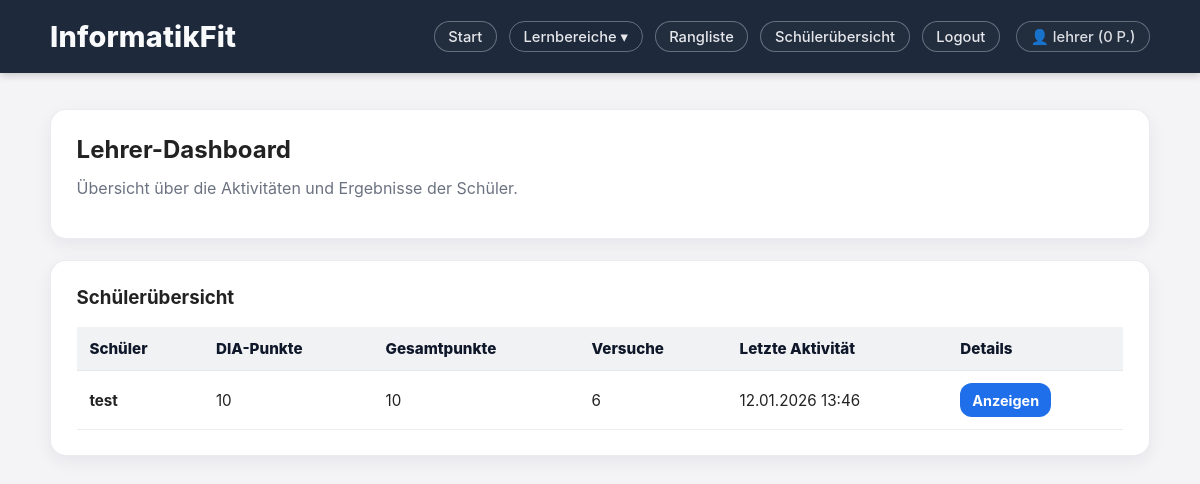
/teacher (signed in), run on the app's committed database.
### models.py (models this page shows, shortened)
class User(db.Model, UserMixin):
    __tablename__ = "users"
    id = db.Column(db.Integer, primary_key=True)
    username = db.Column(db.String(80), unique=True, nullable=False)
    password_hash = db.Column(db.String(255), nullable=False)
    total_points = db.Column(db.Integer, nullable=False, default=0)
    role = db.Column(db.String(20), nullable=False, default="student")
    results = db.relationship("Result", backref="user", lazy=True, cascade="all, delete-orphan")

### app.py (the view)
@app.route("/teacher")
@login_required
@teacher_required
def teacher_dashboard():
    students = User.query.filter(User.role != "teacher").all()
    stats = (
        db.session.query(
            Result.user_id.label("user_id"),
            func.count(Result.id).label("attempts"),
            func.max(Result.created_at).label("last_activity"),
            func.sum(Result.points).label("sum_points"),
        )
        .group_by(Result.user_id)
        .all()
    )
    stats_map = {s.user_id: s for s in stats}
    dia_stats = (
        db.session.query(
            Result.user_id.label("user_id"),
            func.sum(Result.points).label("dia_points"),
        )
        .filter(Result.quiz_name.like("DIA_%"))
        .group_by(Result.user_id)
        .all()
    )
    dia_map = {d.user_id: int(d.dia_points or 0) for d in dia_stats}
    rows = []
    for u in students:
        st = stats_map.get(u.id)
        rows.append(
            {
                "user": u,
                "total_points": int(getattr(u, "total_points", 0) or 0),
                "attempts": int(st.attempts) if st else 0,
                "last_activity": st.last_activity if st else None,
                "dia_points": int(dia_map.get(u.id, 0)),
            }
        )
    rows.sort(key=lambda r: (r["last_activity"] is None, r["last_activity"]), reverse=True)
    return render_template("teacher_dashboard.html", rows=rows)

### app.py (called while the page is built)
@login_manager.user_loader
def load_user(user_id):
    return User.query.get(int(user_id))

def teacher_required(func_):
    @wraps(func_)
    def wrapper(*args, **kwargs):
        if not current_user.is_authenticated:
            return login_manager.unauthorized()
        if getattr(current_user, "role", "student") != "teacher":
            abort(403)
        return func_(*args, **kwargs)
    return wrapper

### templates/teacher_dashboard.html
{% extends "base.html" %}
{% block content %}
<section class="card">
  <h2>Lehrer-Dashboard</h2>
  <p class="text-muted">
    Übersicht über die Aktivitäten und Ergebnisse der Schüler.
  </p>
</section>
<section class="card">
  <h3>Schülerübersicht</h3>
  {% if rows and rows|length > 0 %}
    <div style="overflow-x:auto;">
      <table class="table-clean">
        <thead>
          <tr>
            <th>Schüler</th>
            <th>DIA-Punkte</th>
            <th>Gesamtpunkte</th>
            <th>Versuche</th>
            <th>Letzte Aktivität</th>
            <th>Details</th>
          </tr>
        </thead>
        <tbody>
          {% for r in rows %}
            <tr>
              <td><strong>{{ r.user.username }}</strong></td>
              <td>{{ r.dia_points }}</td>
              <td>{{ r.total_points }}</td>
              <td>{{ r.attempts }}</td>
              <td>
                {% if r.last_activity %}
                  {{ r.last_activity.strftime("%d.%m.%Y %H:%M") }}
                {% else %}
                  <span class="text-muted">–</span>
                {% endif %}
              </td>
              <td>
                <a class="btn btn-small" href="{{ url_for('teacher_student_detail', user_id=r.user.id) }}">
                  Anzeigen
                </a>
              </td>
            </tr>
          {% endfor %}
        </tbody>
      </table>
    </div>
  {% else %}
    <p class="text-muted">Noch keine Schüleraktivitäten vorhanden.</p>
  {% endif %}
</section>
{% endblock %}

### templates/base.html (shortened to what this page needs)
<!DOCTYPE html>
<html lang="de">
<head>
  <link rel="stylesheet" href="{{ url_for('static', filename='style.css') }}">
</head>
<body>
<header class="topbar">
  <div class="container topbar-row">
    <a class="brand" href="{{ url_for('home') }}">InformatikFit</a>
    <nav class="nav">
      {% if current_user.is_authenticated %}
        <a class="nav-link" href="{{ url_for('home') }}">Start</a>
        <div class="nav-dropdown">
          <button class="nav-link nav-dropdown-btn" type="button" aria-haspopup="true">
            Lernbereiche ▾
          </button>
        </div>
        <a class="nav-link" href="{{ url_for('leaderboard') }}">Rangliste</a>
        {% if current_user.role == "teacher" %}
          <a class="nav-link" href="{{ url_for('teacher_dashboard') }}">Schülerübersicht</a>
        {% endif %}
        <a class="nav-link" href="{{ url_for('logout') }}">Logout</a>
        <span class="nav-link user-pill">
          👤 {{ current_user.username }} ({{ current_user.total_points }} P.)
        </span>
      {% else %}
        <a class="nav-link" href="{{ url_for('login') }}">Login</a>
        <a class="nav-link" href="{{ url_for('register') }}">Registrieren</a>
      {% endif %}
    </nav>
  </div>
</header>
<main class="container">
  {% block content %}{% endblock %}
</main>
</body>
</html>

### static/style.css (style rules this page uses)
:root { --navy: #1e293b; --navy-2: #0f172a; --bg: #f4f4f7; --text: #222; --muted: #6b7280; --blue: #1f6feb; --blue-dark: #1758c9; --line: rgba(228,235,247,0.35); --card-line: rgba(15, 23, 42, 0.08); }
* { margin: 0; padding: 0; box-sizing: border-box; font-family: -apple-system, BlinkMacSystemFont, "Segoe UI", Roboto, sans-serif; }
body { background: var(--bg); color: var(--text); min-height: 100vh; display: flex; flex-direction: column; }
.container { width: min(1100px, 92%); margin: 0 auto; }
main.container { flex: 1; padding: 2.25rem 0 3.25rem; }
.topbar { background: var(--navy); padding: 1.2rem 0; color: #f9fafb; box-shadow: 0 2px 8px rgba(0,0,0,0.2); }
.topbar-row { display:flex; align-items:center; justify-content:space-between; gap: 1rem; }
.brand { color:#f9fafb; text-decoration:none; font-weight: 800; font-size: 1.8rem; letter-spacing: .2px; }
.nav { display:flex; align-items:center; gap: .75rem; flex-wrap: wrap; }
.nav-link, .nav a { color: #e5e7eb; text-decoration: none; font-weight: 500; padding: 0.35rem 0.85rem; border-radius: 999px; border: 1px solid var(--line); font-size: 0.92rem; background: rgba(255,255,255,0.02); transition: background 0.15s ease, border-color 0.15s ease, transform 0.15s ease; }
.user-pill { margin-left: .25rem; opacity: .95; }
.nav-dropdown { position: relative; display: inline-flex; }
.nav-dropdown-btn { background: transparent; cursor: pointer; }
.card { background: #ffffff; border: 1px solid var(--card-line); border-radius: 1rem; padding: 1.55rem 1.6rem; box-shadow: 0 6px 18px rgba(15, 23, 42, 0.06); margin-bottom: 1.35rem; }
h2 { margin-bottom: 0.75rem; }
h3 { margin-bottom: 0.35rem; }
.card p { margin-top: 0.35rem; margin-bottom: 0.75rem; line-height: 1.55; }
.text-muted { color: var(--muted); line-height: 1.55; }
.btn { background: var(--blue); color: #fff; border: none; border-radius: 14px; padding: 0.72rem 1rem; font-weight: 700; text-decoration: none; display:inline-flex; align-items:center; justify-content:center; cursor:pointer; transition: transform .15s ease, filter .15s ease, background .15s ease; }
.btn-small { padding: 0.55rem 0.75rem; border-radius: 12px; font-size: 0.9rem; }
.card .btn { white-space: nowrap; }
.table-clean { width: 100%; border-collapse: collapse; margin-top: 0.75rem; font-size: 0.95rem; }
.table-clean thead th { text-align: left; padding: 0.75rem 0.8rem; background: rgba(30, 41, 59, 0.06); border-bottom: 1px solid rgba(15, 23, 42, 0.10); color: #0f172a; font-weight: 800; }
.table-clean tbody td { padding: 0.75rem 0.8rem; border-bottom: 1px solid rgba(15, 23, 42, 0.08); vertical-align: middle; }

### data on the page
User: username "lehrer", total_points "0"
User: user.username "test"

### other printed values
{{ r.dia_points }} "10"
{{ r.total_points }} "10"
{{ r.attempts }} "6"
{{ r.last_activity.strftime("%d.%m.%Y %H:%M") }} "12.01.2026 13:46"
